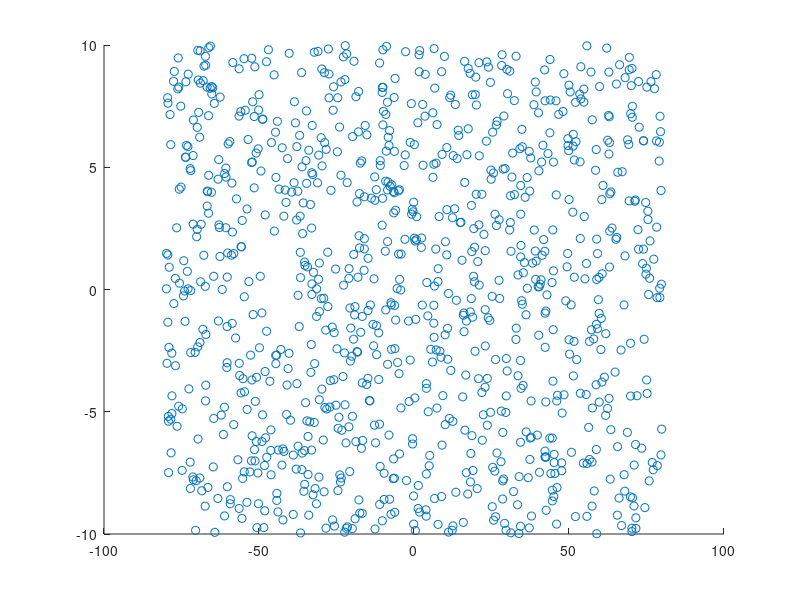
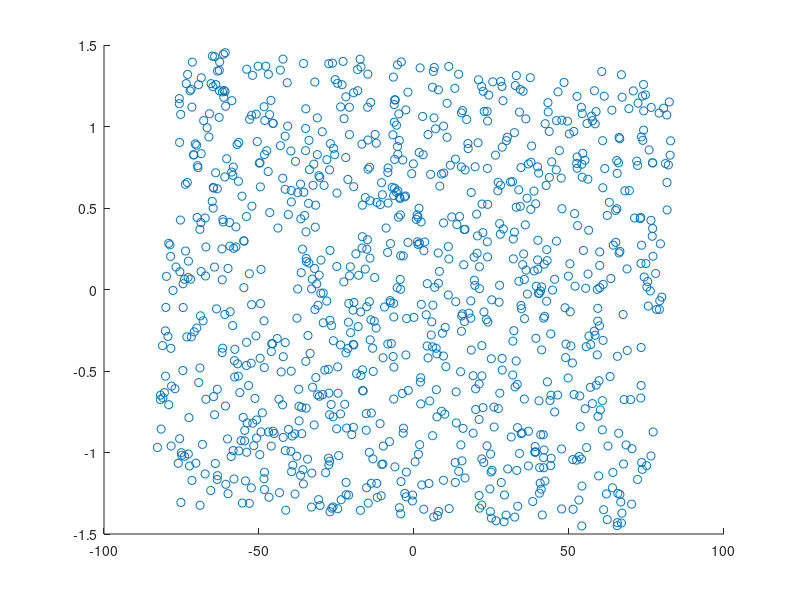

MATLAB code for these plots, in order: (Note: this script raises an error after producing the figures.)
clear; close all;

% Signal specification
p1_limit = [-80 80];
p2_limit = [-10 10];
N = 1000;

% Generation
p1 = unifrnd(p1_limit(1), p1_limit(2), 1, N);
p2 = unifrnd(p2_limit(1), p2_limit(2), 1, N);

% Mixing
source = [p1;p2];
A = [0.8 0.3;
     0.6 0.4];
mixed = A * source;

% Plot original signal
figure;
scatter(p1, p2);

% PCA
Coeff = pca(mixed', 'Algorithm','eig');

% Plot transformed
figure;
processed_source = Coeff' * mixed; % (mixed' * Coeff')'
scatter(processed_source(1,:), processed_source(2,:));
hold on;

% Print stuff
fprintf('source var.: %.2f %.2f\n', ...
        var(source(1, :)), var(source(2, :)));
fprintf('mixed var.: %.2f %.2f\n', ...
        var(mixed(1, :)), var(mixed(2, :)));
fprintf('transformed var.: %.5f %.5f\n', ...
        var(processed_source(1, :)), var(processed_source(2, :)));    

% PCA
[processed_source, W, E] = PCA(mixed, false);

% Plot transformed
processed_source = W' * processed_source;
scatter(processed_source(1,:), processed_source(2,:));

% Print stuff
fprintf('source var.: %.2f %.2f\n', ...
        var(source(1, :)), var(source(2, :)));
fprintf('mixed var.: %.2f %.2f\n', ...
        var(mixed(1, :)), var(mixed(2, :)));
fprintf('transformed var.: %.5f %.5f\n', ...
        var(processed_source(1, :)), var(processed_source(2, :)));    

xlim([min(min(processed_source)) max(max(processed_source))]);
ylim([min(min(processed_source)) max(max(processed_source))]);
daspect([1 1 1])
